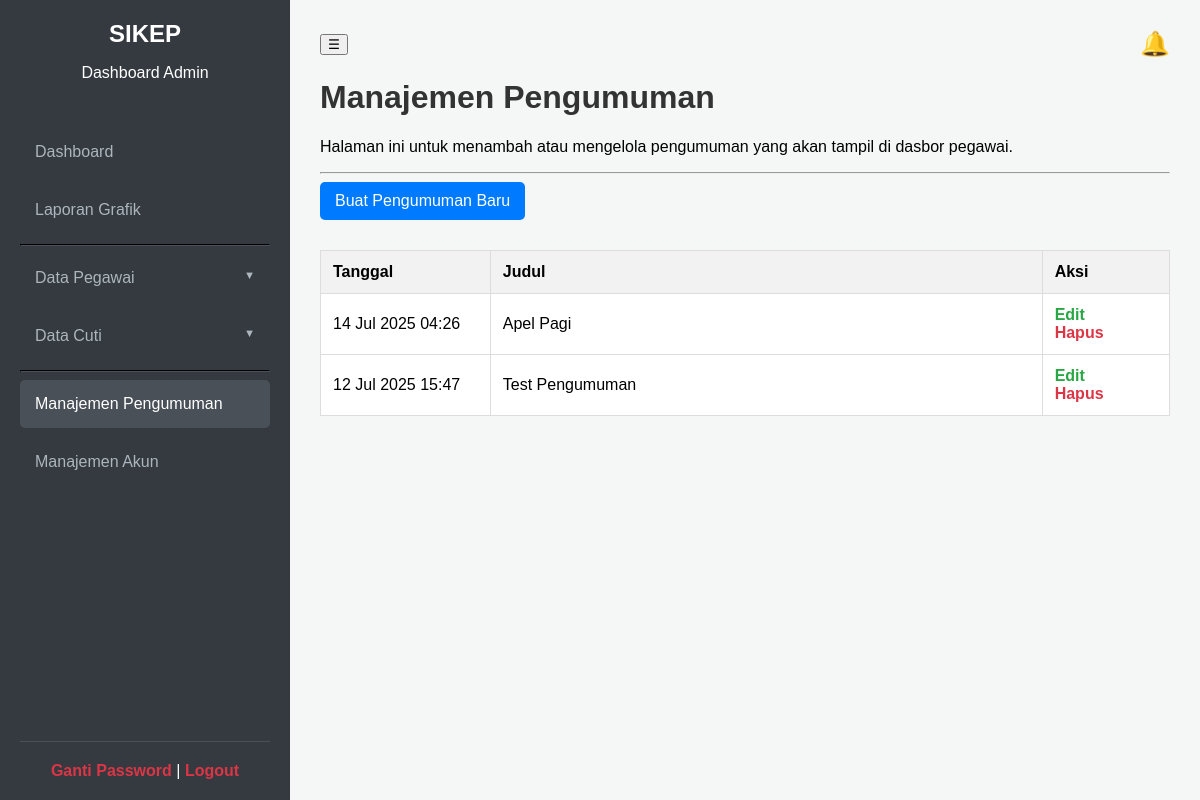
/admin/manajemen_pengumuman.php (signed in), run on the app's committed database.
### tables this page shows
CREATE TABLE `pengumuman` (
  `id` int(11) NOT NULL,
  `judul` varchar(255) NOT NULL,
  `isi` text NOT NULL,
  `gambar` varchar(255) DEFAULT NULL,
  `tanggal_dibuat` timestamp NOT NULL DEFAULT current_timestamp()
);

### admin/manajemen_pengumuman.php (the view, shortened to what this page needs)
<?php
include 'header.php';
$query = "SELECT * FROM pengumuman ORDER BY tanggal_dibuat DESC";
$result = mysqli_query($koneksi, $query);
?>
<h1>Manajemen Pengumuman</h1>
<p>Halaman ini untuk menambah atau mengelola pengumuman yang akan tampil di dasbor pegawai.</p>
<hr>
<a href="tambah_pengumuman.php" class="btn">Buat Pengumuman Baru</a>
<table>
    <thead>
        <tr>
            <th>Tanggal</th>
            <th>Judul</th>
            <th>Aksi</th>
        </tr>
    </thead>
    <tbody>
        <?php if (mysqli_num_rows($result) > 0): ?>
            <?php while($row = mysqli_fetch_assoc($result)): ?>
                <tr>
                    <td width="20%"><?php echo date('d M Y H:i', strtotime($row['tanggal_dibuat'])); ?></td>
                    <td><?php echo htmlspecialchars($row['judul']); ?></td>
                    <td class="actions" width="15%">
                        <a href="edit_pengumuman.php?id=<?php echo $row['id']; ?>" class="edit">Edit</a>
                        <a href="hapus_pengumuman.php?id=<?php echo $row['id']; ?>" class="delete" onclick="return confirm('Anda yakin ingin menghapus pengumuman ini?');">Hapus</a>
                    </td>
                </tr>
            <?php endwhile; ?>
        <?php else: ?>
            <tr><td colspan="3" style="text-align:center;">Belum ada pengumuman.</td></tr>
        <?php endif; ?>
    </tbody>
</table>
<?php include 'footer.php'; ?>

### assets/style_admin.css (style rules this page uses)
body { font-family: sans-serif; margin: 0; background-color: #f4f7f6; }
h1, h2, h3 { color: #333; }
.btn { display: inline-block; padding: 10px 15px; margin-bottom: 10px; margin-right: 10px; background-color: #007bff; color: white; text-decoration: none; border-radius: 5px; border: none; cursor: pointer; }
table { width: 100%; border-collapse: collapse; margin-top: 20px; background-color: white; }
th, td { padding: 12px; border: 1px solid #ddd; text-align: left; }
th { background-color: #f2f2f2; }
.actions a { margin-right: 10px; text-decoration: none; font-weight: bold; }
.actions a.edit { color: #28a745; }
.actions a.delete { color: #dc3545; }
* { scrollbar-width: thin; scrollbar-color: rgba(0, 0, 0, 0.3) transparent; }

### data on the page
pengumuman: tanggal_dibuat "14 Jul 2025 04:26", judul "Apel Pagi"
pengumuman: tanggal_dibuat "12 Jul 2025 15:47", judul "Test Pengumuman"
